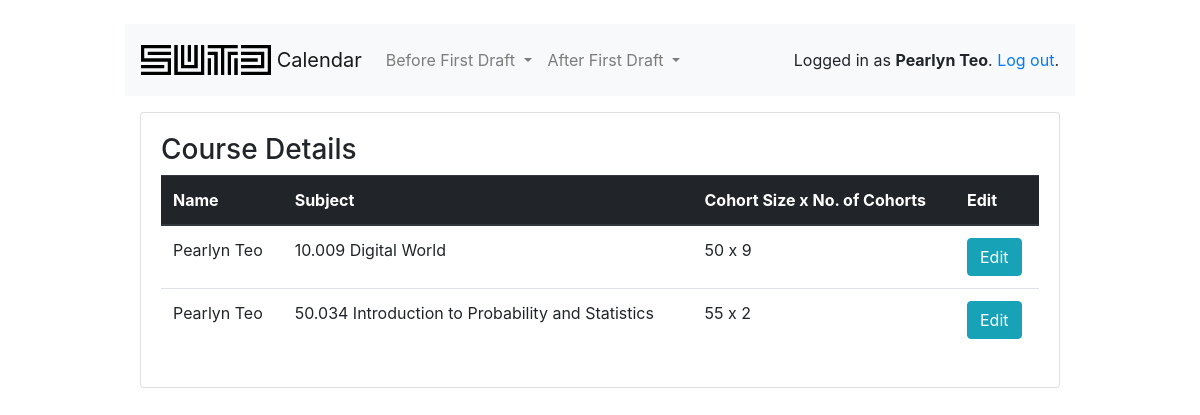
Screenshot of /professors/details (signed in) with the database file from the repository.
### loginpage/models.py (models this page shows, shortened)
class User(AbstractUser):
    user_type = models.PositiveSmallIntegerField(choices=USER_TYPE_CHOICES, default=5)
    first_name = models.CharField(max_length=50)
    last_name = models.CharField(max_length=50)
    def get_user_type(self):
        if self.user_type == usertypes['professor']:
            return 'Professor'
        elif self.user_type == usertypes['coursecoordinators']:
            return 'Course Coordinator'
        elif self.user_type == usertypes['sutdadmin']:
            return 'SUTD Admin'
        elif self.user_type == usertypes['timetableplanner']:
            return 'Timetable Planner'
        else:
            return 'Student'

class Preferences(models.Model):
    created_by = models.ForeignKey(User, on_delete=models.CASCADE, null=True, blank=True, related_name='userpref')
    first_name = models.CharField(max_length=50)
    last_name = models.CharField(max_length=50)
    user_type = models.PositiveSmallIntegerField(choices=USER_TYPE_CHOICES, default=5)
    subject_code = models.CharField(max_length=10)
    subject_name = models.CharField(max_length=50)
    cohort_size = models.PositiveSmallIntegerField()
    cohort_num = models.PositiveSmallIntegerField()

### loginpage/views/professors.py (the view)
# urls.py: path('details', professors.DetailsListView.as_view(), name='details'),
@method_decorator([login_required, professor_required], name='dispatch')
class DetailsListView(ListView):
    template_name = 'coursedetails/detailslist.html'
    def get_queryset(self):
        return Preferences.objects.filter(created_by=self.request.user)

### loginpage/templates/coursedetails/detailslist.html (shortened to what this page needs)
{% extends 'base.html' %}
{% block content %}
	<h3>Course Details</h3>
	<table  class="table table-hover">
		<thead class="thead-dark">
			<tr>
			    <th scope="col">Name</th>
			    <th scope="col">Subject</th>
			    <th scope="col">Cohort Size x No. of Cohorts</th>
			    <th scope="col">Edit </th>
		  	</tr>
			{% for item in object_list %}
		    	 <tr>
					<td>{{ item.first_name }} {{ item.last_name }} </td>
					<td>{{ item.subject_code }} {{ item.subject_name }}</td>
					<td>{{ item.cohort_size }} x {{ item.cohort_num }}</td>
					<td> <a class="btn btn-info" href="{% url 'professors:editdetails' item.id %}" role="button">Edit</a> </td>
				</tr>
	   	{% empty %}
	    	<tr>
				<td>No course details yet </td>
				<td></td>
				<td></td>
	    	</tr>
		{% endfor %}
	</table>
{% endblock %}

### templates/base.html (shortened to what this page needs)
{% load static %}<!doctype html>
<html lang="en">
  <head>
    <link rel="stylesheet" href="https://maxcdn.bootstrapcdn.com/bootstrap/4.0.0/css/bootstrap.min.css">
    <link rel="stylesheet" type="text/css" href="{% static 'vendor/fontello-2f186091/css/fontello.css' %}">
    <link rel="stylesheet" type="text/css" href="{% static 'css/app.css' %}">
  </head>
  <body>
    <div class="container my-4">
      <div class="row justify-content-center">
        <div class="col-md-10 col-sm-12">
          <div class="row">
          <nav class="navbar navbar-expand-lg navbar-light bg-light col-12 mb-3">
            <a class="navbar-brand" href="{% url 'home' %}">
              <img src="{% static 'img/sutdlogo.png' %}" width="130" height="30" class="d-inline-block align-top" alt="">
              Calendar
            </a>
              <div class="collapse navbar-collapse" id="navbarSupportedContent">
                {% if user.get_user_type == 'Professor' %}
                  {% include 'professor_navbar.html' %}
                {% elif user.get_user_type == 'Timetable Planner' %}
                  {% include 'planner_navbar.html' %}
                {% endif %}
              </div>
            <div class="form-inline my-2 my-lg-0">
              {% if user.is_authenticated %}
                <p class="pt-3">Logged in as <strong>{{ user.first_name }} {{ user.last_name }}</strong>. <a href="{% url 'logout' %}">Log out</a>.</p>
              {% else %}
                <a href="{% url 'login' %}" class="btn btn-light" role="button">Log in</a>
                <a href="{% url 'signup' %}" class="btn btn-primary" role="button">Sign up</a>
              {% endif %}
            </div>
          </nav>
          </div>
          <div class="card mb-3">
            <div class="card-body">
              {% block content %}
              {% endblock %}
            </div>
          </div>
        </div>
      </div>
    </div>
  </body>
</html>

### rows the page displays
User: first_name "Pearlyn", last_name "Teo"
Preferences: first_name "Pearlyn", last_name "Teo", subject_code "10.009", subject_name "Digital World", cohort_size "50", cohort_num "9"
Preferences: first_name "Pearlyn", last_name "Teo", subject_code "50.034", subject_name "Introduction to Probability and Statistics", cohort_size "55", cohort_num "2"
